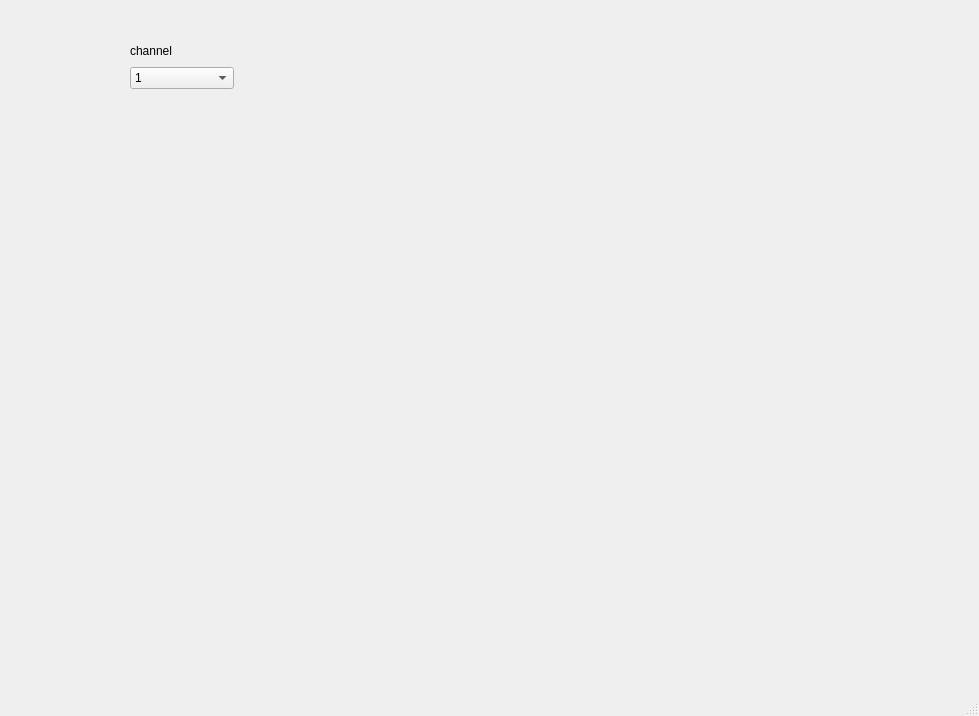
<?xml version="1.0" encoding="UTF-8"?>
<ui version="4.0">
 <class>MainWindow</class>
 <widget class="QMainWindow" name="MainWindow">
  <property name="geometry">
   <rect>
    <x>0</x>
    <y>0</y>
    <width>979</width>
    <height>716</height>
   </rect>
  </property>
  <property name="windowTitle">
   <string>MainWindow</string>
  </property>
  <widget class="QWidget" name="centralwidget">
   <widget class="MPL_widget" name="widget" native="true">
    <property name="geometry">
     <rect>
      <x>270</x>
      <y>30</y>
      <width>681</width>
      <height>391</height>
     </rect>
    </property>
   </widget>
   <widget class="QWidget" name="">
    <property name="geometry">
     <rect>
      <x>130</x>
      <y>40</y>
      <width>104</width>
      <height>49</height>
     </rect>
    </property>
    <layout class="QVBoxLayout" name="verticalLayout">
     <item>
      <widget class="QLabel" name="label_channel">
       <property name="text">
        <string>channel</string>
       </property>
      </widget>
     </item>
     <item>
      <widget class="QComboBox" name="comboBox_channel">
       <item>
        <property name="text">
         <string>1</string>
        </property>
       </item>
       <item>
        <property name="text">
         <string>2</string>
        </property>
       </item>
       <item>
        <property name="text">
         <string>3</string>
        </property>
       </item>
       <item>
        <property name="text">
         <string>4</string>
        </property>
       </item>
       <item>
        <property name="text">
         <string>5</string>
        </property>
       </item>
       <item>
        <property name="text">
         <string>gated</string>
        </property>
       </item>
       <item>
        <property name="text">
         <string>all</string>
        </property>
       </item>
      </widget>
     </item>
    </layout>
   </widget>
  </widget>
  <widget class="QMenuBar" name="menubar">
   <property name="geometry">
    <rect>
     <x>0</x>
     <y>0</y>
     <width>979</width>
     <height>22</height>
    </rect>
   </property>
  </widget>
  <widget class="QStatusBar" name="statusbar"/>
 </widget>
 <customwidgets>
  <customwidget>
   <class>MPL_widget</class>
   <extends>QWidget</extends>
   <header location="global">mplwidget</header>
   <container>1</container>
  </customwidget>
 </customwidgets>
 <resources/>
 <connections/>
</ui>
